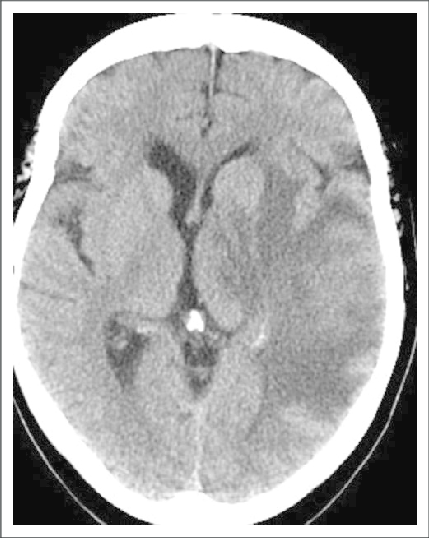
#> input picture ct_scan.png, 429 x 538 px
$ python dwt.py
#> lines starting #> are read from the running program, lines starting #| are printed output that depends on the picture
import cv2
import numpy as np
import pywt
import matplotlib.pyplot as plt


# Load a CT scan image (as grayscale)
img = cv2.imread('ct_scan.png', 0)
#> img: shape (538, 429); min 13, max 255, mean 165.8

# Apply 2D Discrete Wavelet Transform (DWT)
coeffs2 = pywt.dwt2(img, 'haar')

# coeffs2 contains four sub-bands (LL, LH, HL, HH)
LL, (LH, HL, HH) = coeffs2
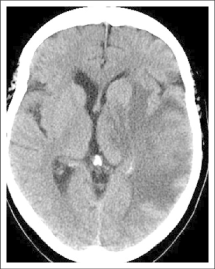
#> LL: shape (269, 215) float64; min 26, max 510, mean 331.7; drawn with min black and max white
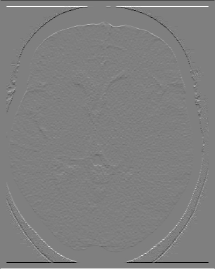
#> LH: shape (269, 215) float64; min -242, max 242, mean 0.2; drawn with min black and max white
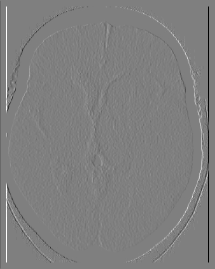
#> HL: shape (269, 215) float64; min -242, max 242, mean -0.3; drawn with min black and max white
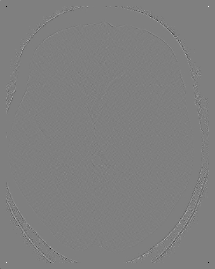
#> HH: shape (269, 215) float64; min -121, max 121, mean 0; drawn with min black and max white

# Display the sub-bands
plt.figure(figsize=(10, 10))

plt.subplot(2, 2, 1)
plt.imshow(LL, cmap='gray')
plt.title('Approximation (LL)')

plt.subplot(2, 2, 2)
plt.imshow(LH, cmap='gray')
plt.title('Horizontal Detail (LH)')

plt.subplot(2, 2, 3)
plt.imshow(HL, cmap='gray')
plt.title('Vertical Detail (HL)')

plt.subplot(2, 2, 4)
plt.imshow(HH, cmap='gray')
plt.title('Diagonal Detail (HH)')

plt.show()

$ run again, with cornee.png copied over ct_scan.png
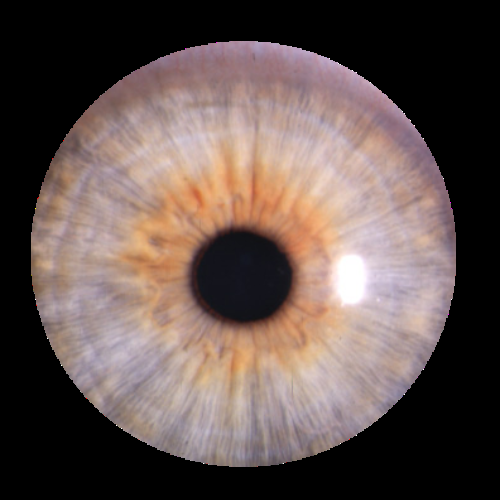
#> input picture cornee.png, 500 x 500 px
#> `LL, (LH, HL, HH) = coeffs2`:
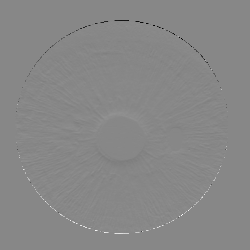
#> LH: shape (250, 250) float64; min -184, max 162, mean 0; drawn with min black and max white
#> `plt.show()`:
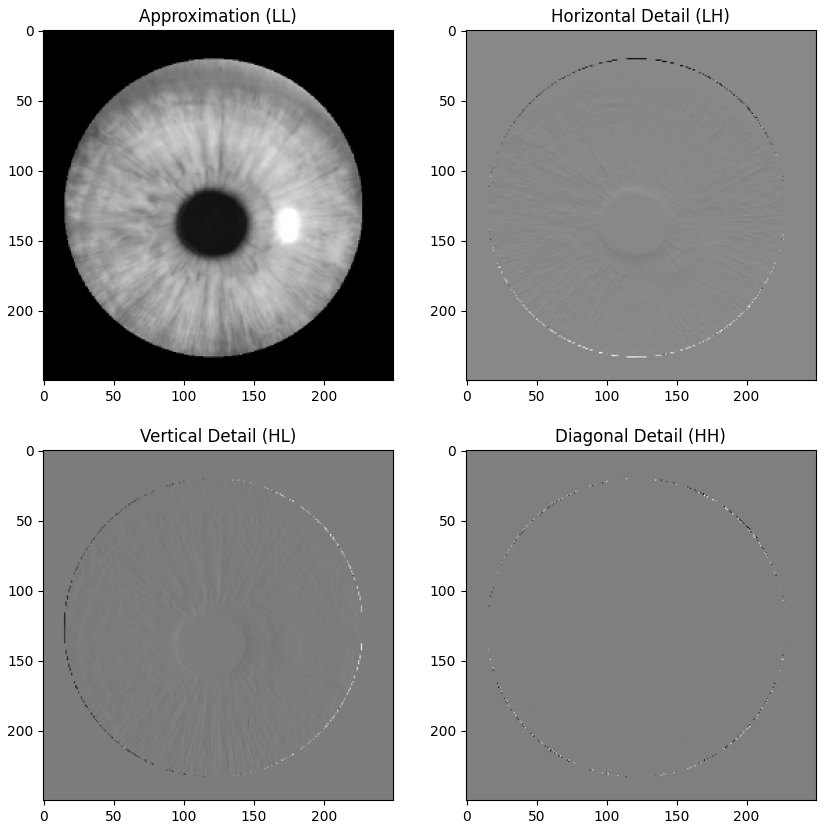
#> figure drawn by matplotlib, 4 panels
